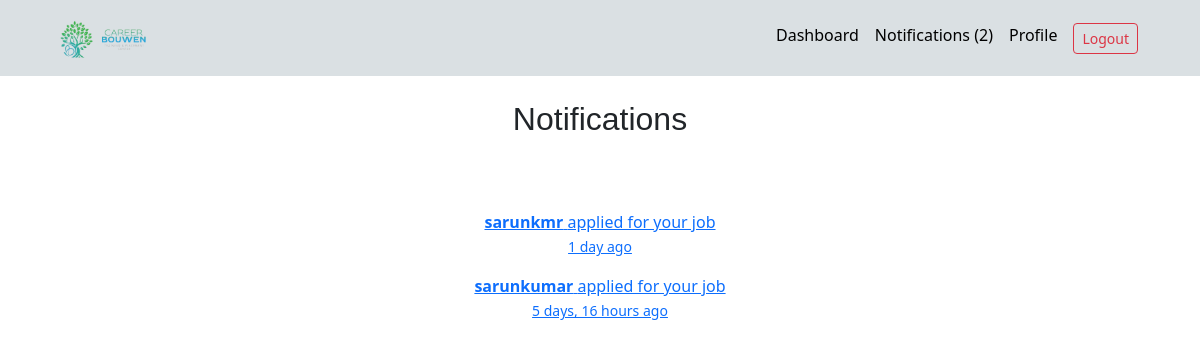
Screenshot of /Notifications/ (signed in) with the database file from the repository.
### CB_app/models.py (models this page shows)
class Notification(models.Model):
    MESSAGE = 'message'
    APPLICATION = 'application'
    REJECTED_APPLICATION = 'rejected_application'
    CHOICES = (
        (MESSAGE, 'Message'),
        (APPLICATION, 'Application'),
        (REJECTED_APPLICATION, 'Rejected Application')
    )
    to_user = models.ForeignKey(User, related_name='notifications', on_delete=models.CASCADE)
    notification_type = models.CharField(max_length=20, choices=CHOICES)
    is_read = models.BooleanField(default=False)
    extra_id = models.IntegerField(null=True, blank=True)
    created_at = models.DateTimeField(auto_now_add=True)
    created_by = models.ForeignKey(User, related_name='creatednotifications', on_delete=models.CASCADE)
    class Meta:
        ordering = ['-created_at']

### CB_app/views.py (the view, shortened to what this page needs)
# urls.py: path('Notifications/',views.Notifications,name='Notifications'),
@login_required(login_url='SignIn')
def Notifications(request):
    goto = request.GET.get('goto', '')
    notification_id = request.GET.get('notification', 0)
    extra_id = request.GET.get('extra_id', 0)
    return render(request, 'Notifications.html')

### CB_app/context_processors.py (called while the page is built)
def notifications(request):
    if request.user.is_authenticated:
        return {'notifications': request.user.notifications.filter(is_read=False)}
    else:
        return {'notifications': []}

### templates/Notifications.html (shortened to what this page needs)
{% extends 'Base.html' %}
{% block content %}
    <div class="container">
        <br>
        <h2 class="text-center mb-4" style="font-family:Verdana, Geneva, Tahoma, sans-serif;">Notifications</h2><br><br>
<div class="container text-center">
        {% for notification in notifications %}
            <div class="notification">
                <p>
                    {% if notification.notification_type == 'message' %}
                        <a href="{% url 'Notifications' %}?goto=view_application&notification={{ notification.id }}&extra_id={{ notification.extra_id }}">
                            <strong>{{ notification.created_by.username }}</strong> sent you a message<br>
                            <small>{{ notification.created_at|timesince }} ago</small>
                        </a>
                    {% elif notification.notification_type == 'application' %}
                        <a href="{% url 'Notifications' %}?goto=view_application&notification={{ notification.id }}&extra_id={{ notification.extra_id }}">
                            <strong>{{ notification.created_by.username }}</strong> applied for your job<br>
                            <small>{{ notification.created_at|timesince }} ago</small>
                        </a>
                        {% elif notification.notification_type == 'rejected_application' %}
                        <a href="{% url 'Notifications' %}?goto=view_application&notification={{ notification.id }}&extra_id={{ notification.extra_id }}" style="color: red;">
                            Your application for the job has been rejected<br>
                            <small>{{ notification.created_at|timesince }} ago</small>
                        </a>
                    {% endif %}
                </p>
            </div>
        {% endfor %}
    </div>
</div>
{% endblock %}

### rows the page displays
Notification: created_by.username "sarunkmr", created_at "1 day"
Notification: created_by.username "sarunkumar", created_at "5 days, 16 hours"

### other values shown
{{ notifications.count }} "2"
